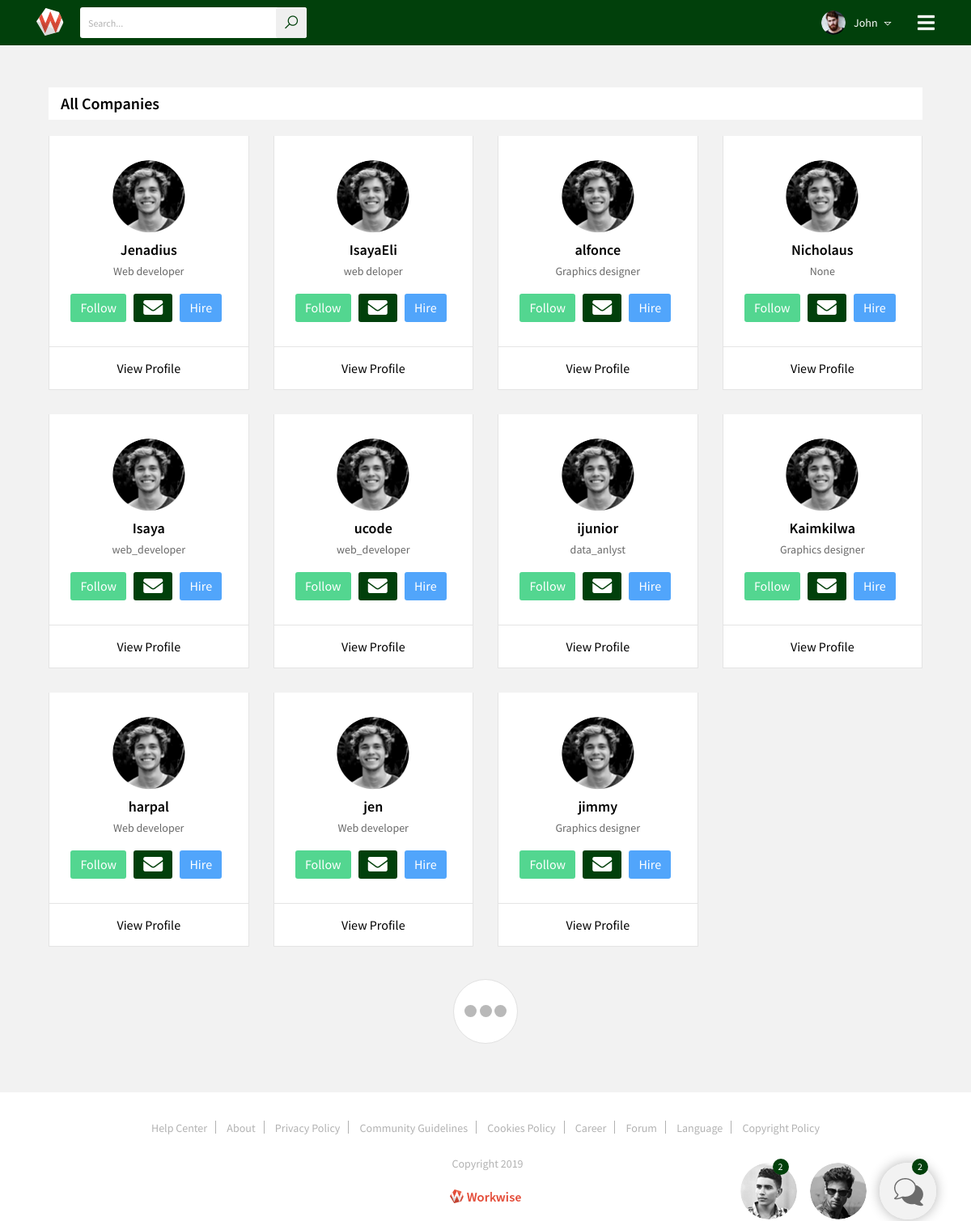
The page /profiles on the database as committed earlier.
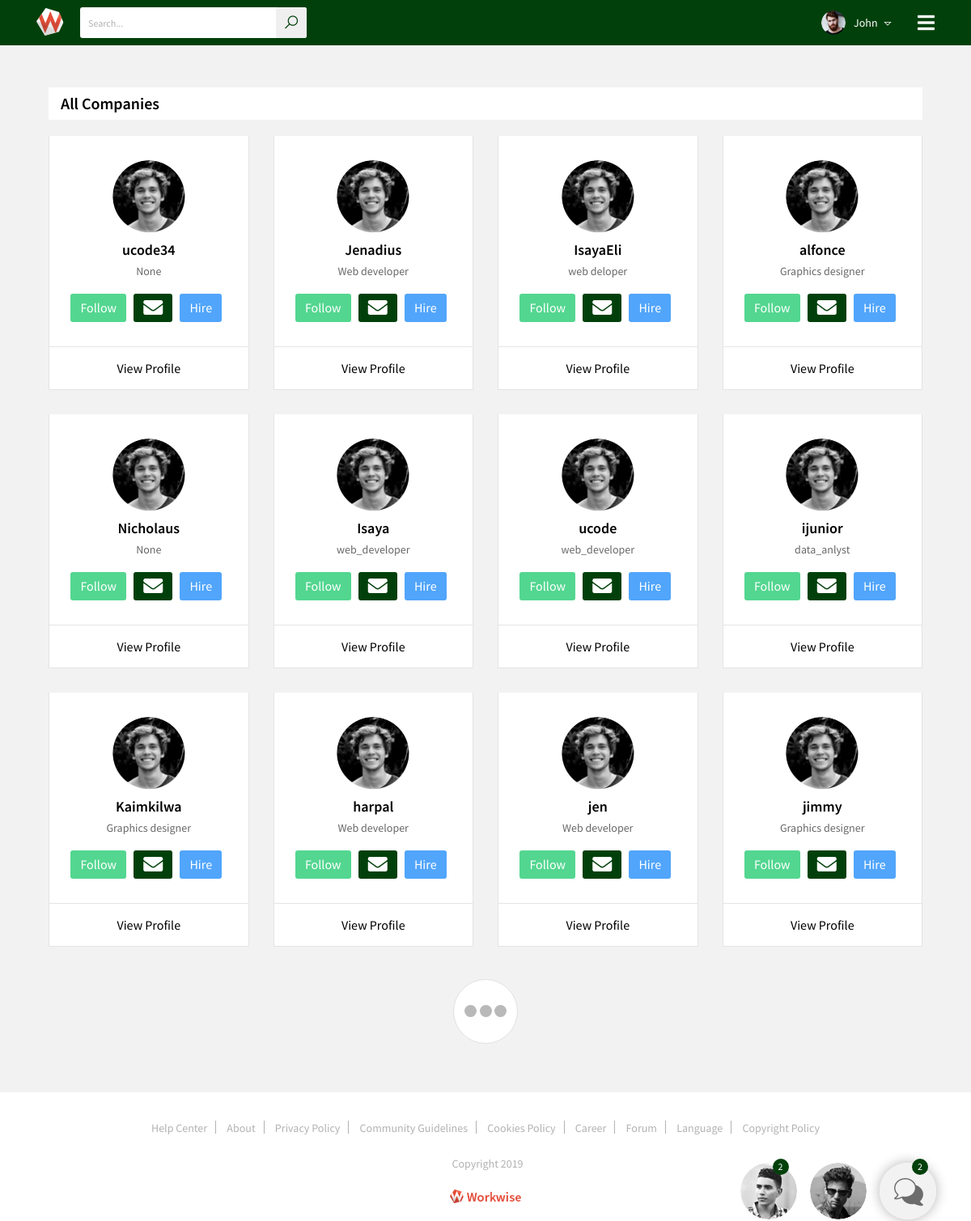
The same page on the database as committed later.
### authentication/models.py (models this page shows, shortened)
class User(AbstractBaseUser, PermissionsMixin, ):
    profile_pc = models.ImageField(upload_to='ProfilePics', max_length=100, null=True, blank=True,
                                   default='media/default.png')
    username = models.CharField(max_length=16, unique=True, blank=True, null=True)
    email = models.EmailField(db_index=True, unique=True)
    first_name = models.CharField(null=True, max_length=20)
    last_name = models.CharField(null=True, max_length=20)
    profession = models.CharField(max_length=39, null=True)
    marital_status = models.CharField(max_length=10, choices=_MARITAL_STATUS, null=True)
    is_active = models.BooleanField(default=True)
    is_staff = models.BooleanField(default=False)
    password2 = models.CharField(max_length=40, null=True, blank=True)
    created_on = models.DateTimeField(default=timezone.now, null=True)
    USERNAME_FIELD = 'email'
    objects = UserManager()
    class Meta:
        verbose_name = 'user'
        verbose_name_plural = 'users'

### authentication/views.py (the view)
# urls.py: path('profiles', views.ProfilesListView.as_view(), name='profiles'),
class ProfilesListView(ListView):
    model = User
    template_name = 'authentication/user_profiles.html'
    ordering = ['-created_on']

### templates/authentication/user_profiles.html
{% extends 'base.html' %}
{% load static %}
{% block content %}
	<section class="companies-info mt-5">
			<div class="container">
				<div class="company-title">
					<h3>All Companies</h3>
				</div>
				<div class="companies-list">
					<div class="row">
						{% for profile in object_list %}
						<div class="col-lg-3 col-md-4 col-sm-6 col-12">
							<div class="company_profile_info">
								<div class="company-up-info">
									<img src="{% static 'img/pf-icon1.png'%}" alt="">
									<h3>{{profile.username}}</h3>
									<h4>{{profile.profession}}</h4>
									<ul>
										<li><a href="{% url 'following' profile.id %}" title="" class="follow">Follow</a></li>
										<li><a href="#" title="" class="message-us"><i class="fa fa-envelope"></i></a></li>
										<li><a href="#" title="" class="hire-us">Hire</a></li>
									</ul>
								</div>
								<a href="{% url 'users_profile_details'%}" title="" class="view-more-pro">View Profile</a>
							</div>
						</div>
						{%endfor%}
					</div>
				</div>
				<div class="process-comm">
					<div class="spinner">
						<div class="bounce1"></div>
						<div class="bounce2"></div>
						<div class="bounce3"></div>
					</div>
				</div>
			</div>
		</section>
{% endblock content %}

Rows that differ between the two databases and show on the page:
added User: username "ucode34", profession "None"
